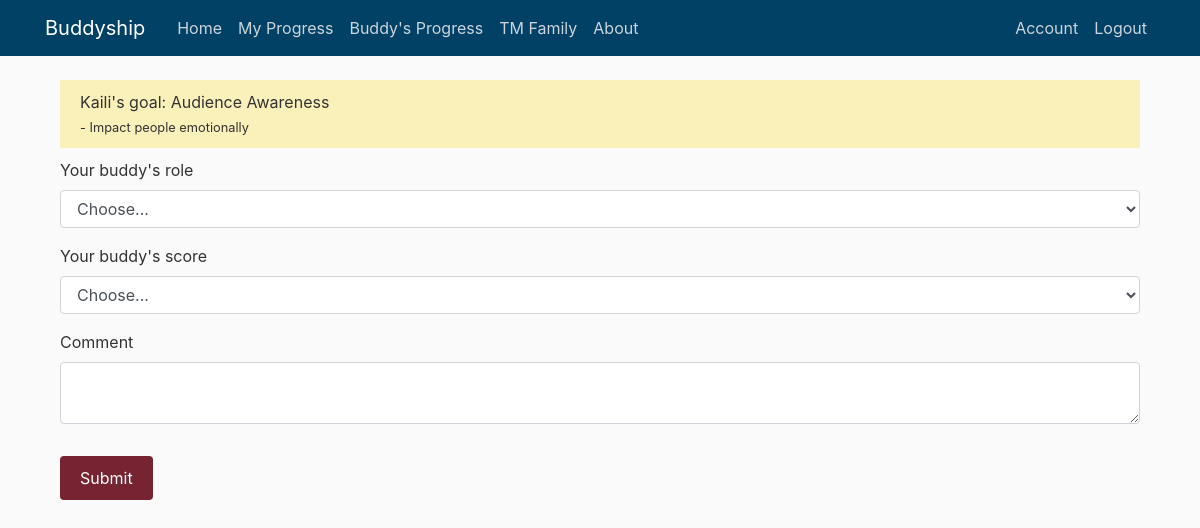
/home (signed in), run on the app's committed database.
### buddyship/models.py (models this page shows, shortened)
class User(db.Model, UserMixin):
    id = db.Column(db.Integer, primary_key=True)
    if_admin = db.Column(db.Boolean, nullable=False)
    active = db.Column(db.Boolean(), nullable=False)
    first_name = db.Column(db.String(20), unique=True, nullable=False)
    email = db.Column(db.String(120), unique=True, nullable=False)
    password = db.Column(db.String(60), nullable=False)
    current_buddy = db.Column(db.String(150))
    current_general_goal = db.Column(db.String(150))
    current_specific_goal = db.Column(db.String(150))
    current_reward = db.Column(db.String(150))
    confirmed_at = db.Column(db.Date, nullable=False)
    buddies = db.relationship('Buddy', backref='owner', lazy=True)
    goals = db.relationship('Goal', backref='owner', lazy=True)
    record_progresses = db.relationship('Progress', backref='giver', lazy=True)

### buddyship/main/routes.py (the view)
@main.route("/", methods=['GET', 'POST'])
@main.route("/home", methods=['GET', 'POST'])
@login_required
def home():
    if current_user.current_buddy == None:
        flash('Please set up your buddy and your goal first. ', 'danger')
        return redirect(url_for('users.set_up'))
    else:
        set_buddy = Buddy.query.filter_by(
            user_id=current_user.id, end_date=None).first()
        if set_buddy:
            if set_buddy.buddy_name != current_user.current_buddy:
                set_buddy.buddy_name = current_user.current_buddy.strip().lower().title()
                db.session.commit()
            else:
                pass
        else:
            add_buddy = Buddy(buddy_name=current_user.current_buddy.strip().lower().title(),
                              user_id=current_user.id)
            db.session.add(add_buddy)
            db.session.commit()
        buddy_account = User.query.filter_by(
            first_name=current_user.current_buddy).first()
        if buddy_account == None:
            flash('Your buddy hasn\'t have an account yet', 'danger')
            return redirect(url_for('main.stop'))
        else:
            form = HomeForm()
            if buddy_account.current_general_goal == None:
                flash('Your buddy hasn\'t set their goal yet', 'danger')
                return redirect(url_for('main.stop'))
            elif buddy_account.current_buddy != current_user.first_name:
                flash('Your buddy hasn\'t updated their buddy yet', 'danger')
                return redirect(url_for('main.stop'))
            else:
                if form.validate_on_submit():
                    user_buddy = Buddy.query.filter_by(
                        buddy_name=current_user.current_buddy, user_id=current_user.id, end_date=None).first()
                    progress = Progress(buddy_role=form.buddy_role.data, buddy_score=form.buddy_score.data,
                                        buddy_comment=form.buddy_comment.data, buddy_goal=buddy_account.current_general_goal
                                        + ' - ' + buddy_account.current_specific_goal,
                                        user_id=current_user.id, buddy_id=user_buddy.id)
                    db.session.add(progress)
                    db.session.commit()
                    flash('Your buddy\'s progress is added!', 'success')
                    return redirect(url_for('progresses.buddy_progress'))
    return render_template("home.html", form=form, user=current_user, buddy_account=buddy_account)

### buddyship/models.py (called while the page is built)
@login_manager.user_loader
def load_user(user_id):
    return User.query.get(int(user_id))

### buddyship/templates/home.html (shortened to what this page needs)
{% extends "layout.html" %}
{% block content %}
<div class="content-section">
  <div class="subtitle-section"> {{ user.current_buddy }}'s goal: {{ buddy_account.current_general_goal }}
    <br><small>- {{ buddy_account.current_specific_goal }}</small>
  </div>
  <form method="POST" action="" enctype="multipart/form-data">
    <fieldset class="form-group">
      <div class="form-group">
        {{ form.buddy_role.label(class="form-control-label") }}
        {% if form.buddy_role.errors %}
        <select class="form-control is-invalid" id="buddy_role" , name="buddy_role">
          {% for option in form.buddy_role %}
          {% if loop.first %}
          <option value="" disabled selected>Choose...</option>
          {% endif %}
          {% if loop.index == 3 %}
          <option value="" disabled>----------------------------</option>
          {% endif %}
          {{ option }}
          {% endfor %}
        </select>
        <div class="invalid-feedback">
          {% for error in form.buddy_role.errors %}
          <span>{{ error }}</span>
          {% endfor %}
        </div>
        {% else %}
        <select class="form-control" id="buddy_role" , name="buddy_role">
          {% for option in form.buddy_role %}
          {% if loop.first %}
          <option value="" disabled selected>Choose...</option>
          {% endif %}
          {% endfor %}
        </select>
        {% endif %}
      </div>
      <div class="form-group">
        {{ form.buddy_score.label(class="form-control-label") }}
        {% if form.buddy_score.errors %}
        <select class="form-control is-invalid" id="buddy_score" , name="buddy_score">
          {% for option in form.buddy_score %}
          {% if loop.first %}
          <option value="" disabled selected>Choose...</option>
          {% endif %}
          {{ option }}
          {% endfor %}
        </select>
        <div class="invalid-feedback">
          {% for error in form.buddy_score.errors %}
          <span>{{ error }}</span>
          {% endfor %}
        </div>
        {% else %}
        <select class="form-control" id="buddy_score" , name="buddy_score">
          {% for option in form.buddy_score %}
          {% if loop.first %}
          <option value="" disabled selected>Choose...</option>
          {% endif %}
          {% endfor %}
        </select>
        {% endif %}
      </div>
      <div class="form-group">
        {{ form.buddy_comment.label(class="form-control-label") }}
        {% if form.buddy_comment.errors %}
        {{ form.buddy_comment(class="form-control is-invalid") }}
        <div class="invalid-feedback">
          {% for error in form.buddy_comment.errors %}
          <span>{{ error }}</span>
          {% endfor %}
        </div>
        {% else %}
        {{ form.buddy_comment(class="form-control") }}
        {% endif %}
      </div>
    </fieldset>
    <div class="form-group">
      {{ form.submit(class="btn success") }}
    </div>
  </form>
</div>
{% endblock content %}

### buddyship/static/main.css (style rules this page uses)
body { background: #fafafa; color: #333333; margin-top: 5rem; }
.subtitle-section { background: #faf0b9; padding: 10px 20px 10px 20px; margin-bottom: 10px; }
.btn { border: none; background-color: #772432; padding: 10px 20px; font-size: 16px; cursor: pointer; display: inline-block; }
.success { color: white; }

### data on the page
User: current_buddy "Kaili"
User: current_general_goal "Audience Awareness", current_specific_goal "Impact people emotionally"
